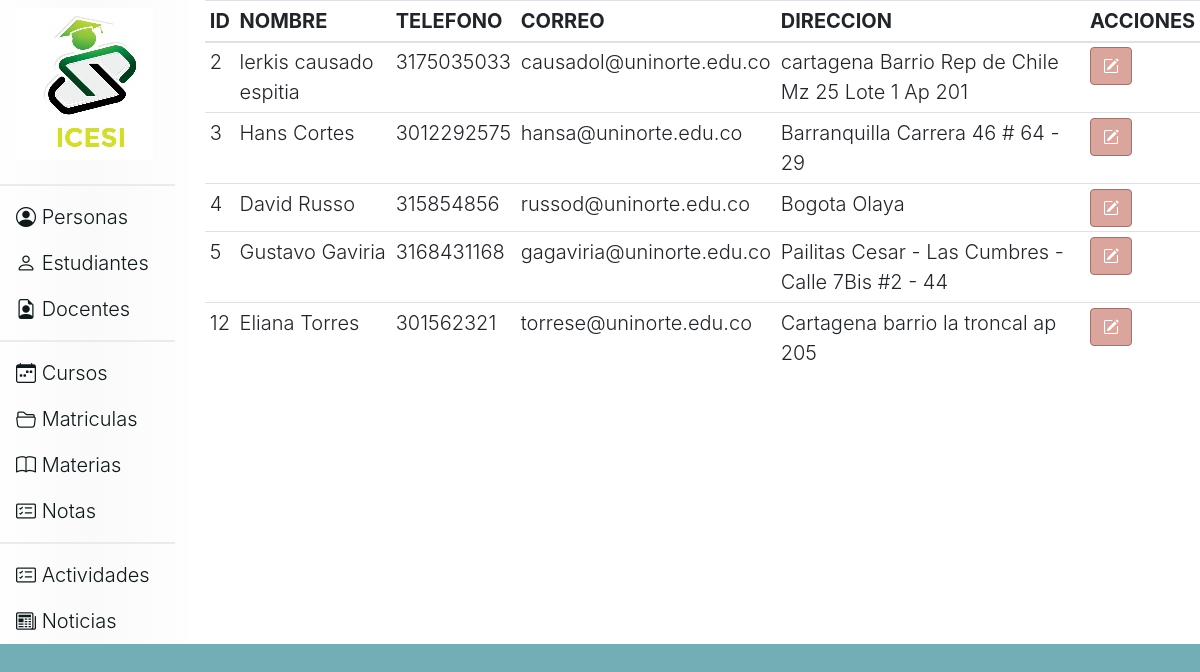
Before: /estudiantes with the older database file.
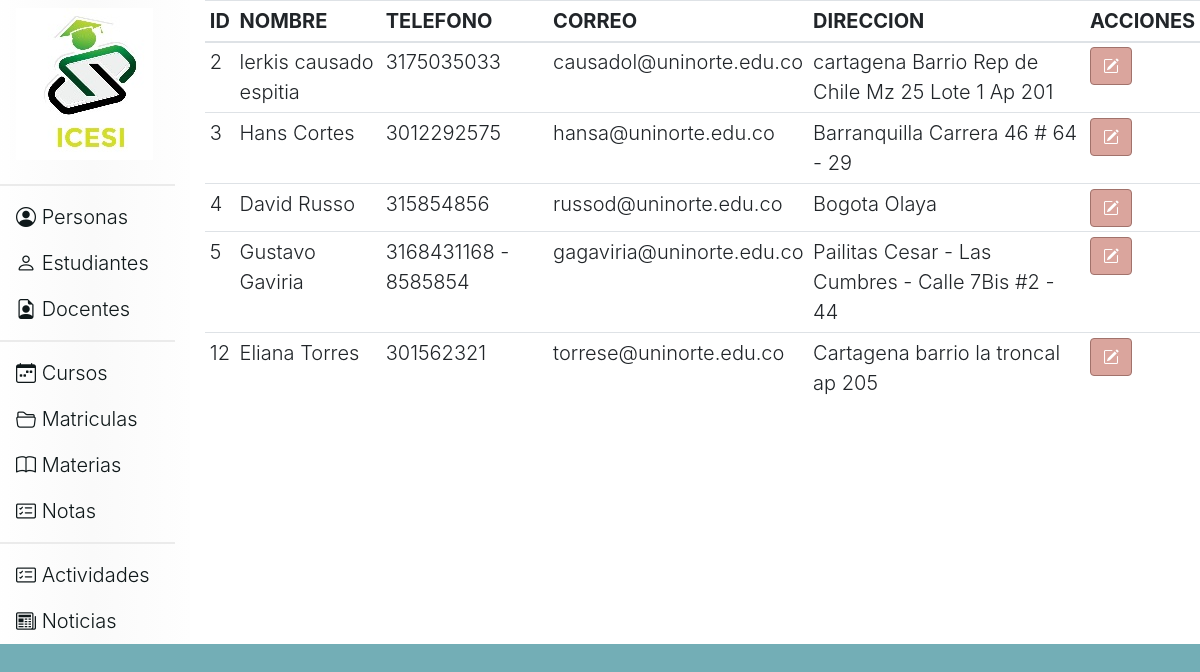
After: the same page with the newer database file.
### tables this page shows
CREATE TABLE user (id integer PRIMARY KEY AUTOINCREMENT, nombre_usuario char (50) NOT NULL, telefono INTEGER (20), correo VARCHAR (30), direccion VARCHAR (50), id_rol integer NOT NULL);

### app.py (the view)
@app.route('/estudiantes')
def estudiantes():
    response=controller.DatosUsuarios('ESTUDIANTE')
    return render_template('estudiantes.html',lista=response)

### controller.py (called while the page is built)
def Conectar():
    conexion= sqlite3.connect("ciclo3db.db")
    return conexion

def DatosUsuarios(rol):
    conn= Conectar()
    cursor= conn.execute("select `user`.id, `user`.nombre_usuario,`user`.telefono, `user`.correo, `user`.direccion from `user` inner join roles on (`user`.id_rol=roles.id) where `roles`.nombre='"+rol+"';")
    return cursor.fetchall() #item
    conn.close()

### templates/estudiantes.html (shortened to what this page needs)
{% extends 'head.html' %}
{% block contenido %}
    <table class="table table-sm">
        <thead>
            <tr>
                <th>ID</th>
                <th>NOMBRE</th>
                <th>TELEFONO</th>
                <th>CORREO</th>
                <th>DIRECCION</th>
                <th>ACCIONES</th>
            </tr>
        </thead>
        <tbody>
            {% for item in lista %}
            <tr>
                <td>{% print(item[0])%}</td>
                <td>{% print(item[1])%}</td>
                <td>{% print(item[2])%}</td>
                <td>{% print(item[3])%}</td>
                <td>{% print(item[4])%}</td>
                <td>
                    <form action="/estudiantes_editar" method="POST">
                        <button type="submit" class="btn btn-primary"><i class="bi bi-pencil-square"></i></button>
                    </form>
                </td>
            </tr>
            {% endfor %}
        </tbody>
    </table>
{% endblock %}

### templates/head.html (shortened to what this page needs)
<!DOCTYPE html>
<html lang="en">
<head>
    <link rel="stylesheet" href="https://cdn.jsdelivr.net/npm/bootstrap@4.6.0/dist/css/bootstrap.min.css">
    <link rel="stylesheet" href="https://cdn.jsdelivr.net/npm/bootstrap-icons@1.5.0/font/bootstrap-icons.css">
    <link rel="stylesheet" href="{{ url_for('static',filename='css/estilos.css') }}">
</head>
<body>
    <div class="row">
        <div class="col-md-2 navegacion">
            <ul class="nav flex-column">
                <li class="nav-item">
                    <h3>
                        <a class="nav-link active inicio" href="/home" type="submit">
                            <img src="{{ url_for('static',filename='images/logo.jpg') }}" class="img-fluid" alt="Responsive image">
                        </a>
                    </h3>
                </li>
                <div class="dropdown-divider division"></div>
                <li class="nav-item">
                    <a class="nav-link inicio" href="/personas" type="submit"><i class="bi bi-person-circle"></i> Personas</a>
                </li>
                <li class="nav-item">
                    <a class="nav-link inicio" href="/estudiantes" type="submit"><i class="bi bi-person"></i> Estudiantes</a>
                </li>
                <li class="nav-item">
                  <a class="nav-link inicio" href="/docentes" type="submit"><i class="bi bi-file-earmark-person"></i> Docentes</a>
                </li>
                <div class="dropdown-divider division"></div>
                <li class="nav-item">
                    <a class="nav-link inicio" href="/cursos" type="submit"><i class="bi bi-calendar-week"></i> Cursos</a>
                </li>
                <li class="nav-item">
                    <a class="nav-link inicio" href="/matriculas" type="submit"><i class="bi bi-folder2-open"></i> Matriculas</a>
                </li>
                <li class="nav-item">
                    <a class="nav-link inicio" href="/materias" type="submit"><i class="bi bi-book"></i> Materias</a>
                </li>
                <li class="nav-item">
                    <a class="nav-link inicio" href="/notas" type="submit"><i class="bi bi-card-checklist"></i> Notas</a>
                </li>
                <div class="dropdown-divider division"></div>
                <li class="nav-item">
                    <a class="nav-link inicio" href="#"><i class="bi bi-card-checklist"></i> Actividades</a>
                </li>
                <li class="nav-item">
                  <a class="nav-link inicio" href="/noticias"><i class="bi bi-newspaper"></i> Noticias</a>
                </li>
              </ul>
        </div>
        <div class="col-md-10 contenido">
            <contenido>
                {% block contenido %}
		        {% endblock %}
            </contenido>
        </div>
    </div>
</body>
</html>

### static/css/estilos.css (style rules this page uses)
body { background-color: #73aeb6; font-size: 20px; font-weight: 300; }
.division { border: 1px #ebebeb solid; color: #b3b3b3 ; }
.btn-primary { background-color:#daa59d; border-color: #a1726b; }
.navegacion { background: rgb(255,255,255); background: linear-gradient(90deg, rgba(255,255,255,1) 0%, rgba(250,250,250,1) 52%, rgba(254,254,254,1) 100%); }
.contenido { background-color: #fff; }
.inicio { color:#0f181a; }

Changed rows visible on the page:
changed user "Gustavo Gaviria": telefono "3168431168" → "3168431168 - 8585854"
